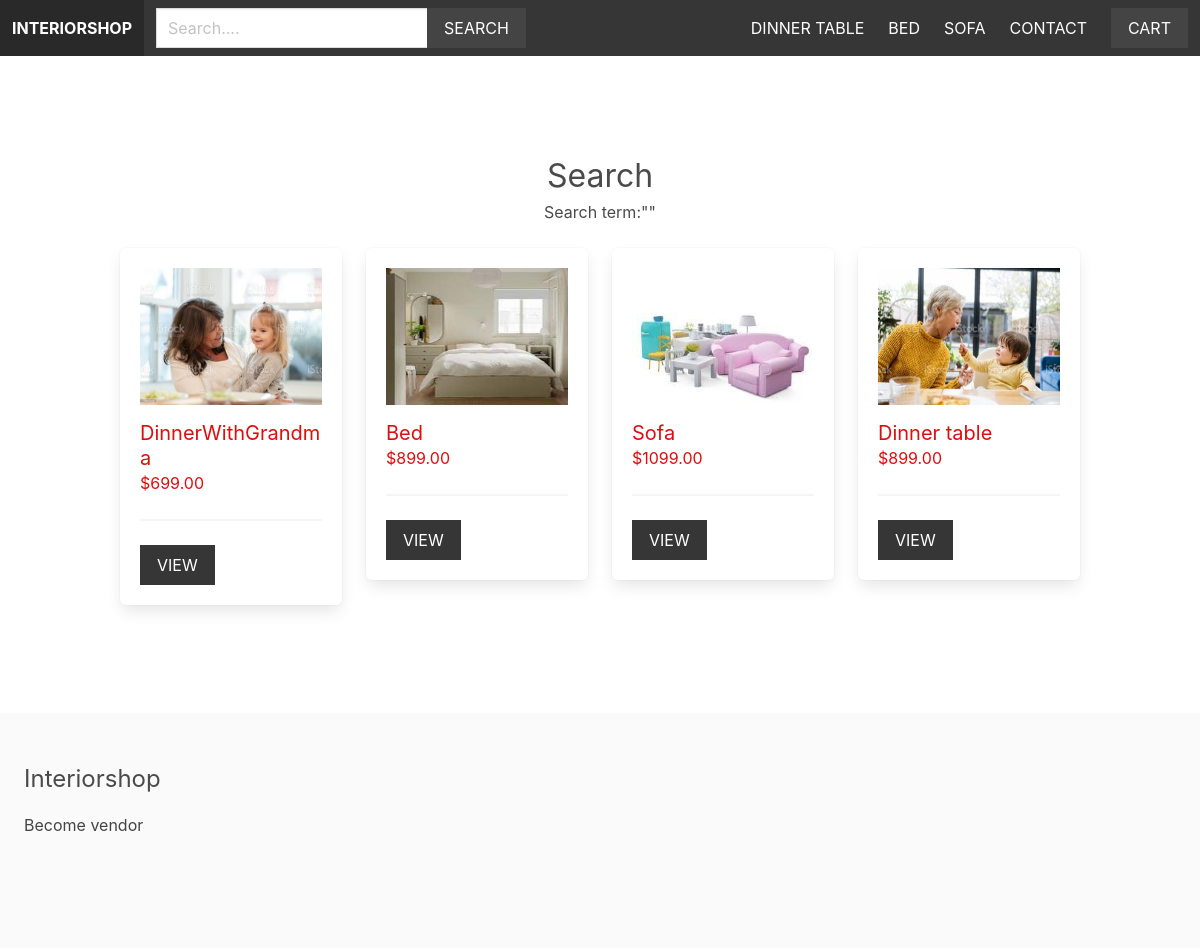
Screenshot of /serch/ with the database file from the repository.
### shop/product/models.py (models this page shows, shortened)
class Category(models.Model):
    title = models.CharField(max_length=255)
    slug = models.SlugField(max_length=255)
    ordering = models.IntegerField(default=0)
    class Meta:
        ordering = ['ordering']

class Product(models.Model):
    category = models.ForeignKey(Category, related_name='products', on_delete=models.CASCADE)
    vendor  = models.ForeignKey(Vendor, related_name='products', on_delete=models.CASCADE)
    title = models.CharField(max_length=255)
    slug = models.SlugField(max_length=255)
    description = models.TextField(blank=True, null=True)
    price = models.DecimalField(max_digits=6, decimal_places=2)
    date_added = models.DateTimeField(auto_now_add=True)
    image = models.ImageField(upload_to="uploads/", blank=True, null=True)
    thumbnail  = models.ImageField(upload_to="uploads/", blank=True, null=True)
    class Meta:
        ordering =  ['-date_added',]
    def get_thumbnail(self):
        if self.thumbnail:
            return self.thumbnail.url

### shop/product/views.py (the view)
# urls.py: path('serch/', views.search,name='search'),
def search(request):
    query = request.GET.get('query','')
    products = Product.objects.filter(Q(title__icontains=query) | Q(description__icontains=query))
    return render(request,'product/search.html',{'products':products,'query':query})

### shop/cart/cart.py (called while the page is built)
    def __len__(self):
        return sum(item['quantity'] for item in self.cart.values())

### shop/cart/context_processors.py (called while the page is built)
def cart(request):
    return {'cart': Cart(request)}

### shop/product/context_processors.py (called while the page is built)
def menu_categories(request):
    categories = Category.objects.all()
    return {'menu_categories':categories}

### shop/product/templates/product/search.html (shortened to what this page needs)
{% extends 'core/base.html' %}
{% block  content %}
<div class="columns is-multiline mb-6">
    <div class="column is-12 has-text-centered mt-6">
        <h2 class="is-size-3">Search</h2>
        <h3>Search term:"{{ query }}"</h3>
    </div>
    {% for product in  products %}
        {% include 'product/parts/list_item.html' %}
    {% endfor %}
</div>
{% endblock  %}

### shop/core/templates/core/base.html (shortened to what this page needs)
{% load static %}
<!DOCTYPE html>
<html lang="en">
<head>
    <link rel="stylesheet" href="https://cdn.jsdelivr.net/npm/bulma@0.9.4/css/bulma.min.css">
    <link rel="stylesheet" href="{% static 'styles/main.css' %}">
</head>
<body>
    <nav class="navbar is-dark">
        <div class="navbar-brand">
            <a href="/" class="navbar-item"><strong>Interiorshop</strong></a>
        </div>
        <div class="navbar-menu" id="main-navbar">
            <div class="navbar-start">
                <div class="navbar-item">
                    <form action="{% url 'search' %}" method="get">
                        <div class="field has-addons">
                            <div class="control">
                                <input type="text" class="input" placeholder="Search...." name="query">
                            </div>
                            <div class="control">
                                <button class="button is-dark is-uppercase">Search</button>
                            </div>
                        </div>
                    </form>
                </div>
            </div>
            <div class="navbar-end">
                {% for category in menu_categories  %}
                <a href="{% url 'category' category.slug %}" class="navbar-item">{{ category.title }}</a>
                {% endfor %}
                <a href="{% url 'contact' %}" class="navbar-item">Contact</a>
                <div class="navbar-item">
                    <a href="{% url 'cart' %}" class="button is-dark">Cart{% if cart %} ({{ cart  | length  }}){% endif %}</a>
                </div>
            </div>
        </div>
    </nav>
    <section class="section">
        <div class="container">
     {% block content  %}
     {% endblock  %}
        </div>
    </section>
    <footer class="footer">
        <h3 class="is-size-4 mb-4">Interiorshop</h3>
        {% if request.user.is_authenticated %}
        <a href="{% url 'vendor_admin' %}">Vendor admin</a>
        {% else %}
        <a href="{% url 'become_vendor' %}">Become vendor</a>
        {% endif %}
    </footer>
</body>
</html>

### shop/product/templates/product/parts/list_item.html
<div class="column is-3 product-list-item">
    <div class="box">
        <figure class="image is-4by3 mb-4">
            <img src="{{ product.get_thumbnail }}" >
        </figure>
        <h2 class="subtitle" style="color: #e00d0d; margin-bottom: 0;">{{ product.title }}</h2>
        <h3 class="price is-size-6 mb-5">${{ product.price }}</h3>
        <hr>
        <a href="{% url 'product' product.category.slug product.slug %}" class="button is-dark is-uppercase">View</a>
    </div>
</div>

### static/styles/main.css (style rules this page uses)
.navbar { text-transform: uppercase; }
.navbar .is-dark { background: #444; }
.footer a { margin-bottom: 15px; display: inline-block; color: #444; }
.input, .button { border-radius: 0; }
.product-list-item .box .subtitle { margin-bottom: 0; color: #e00d0d; }
.product-list-item .box .price { color: #e00d0d; }

### rows the page displays
Category: title "DINNER TABLE"
Category: title "BED"
Category: title "SOFA"
Product: get_thumbnail (picture), title "DinnerWithGrandma", price "699.00"
Product: get_thumbnail (picture), title "Bed", price "899.00"
Product: get_thumbnail (picture), title "Sofa", price "1099.00"
Product: get_thumbnail (picture), title "Dinner table", price "899.00"
